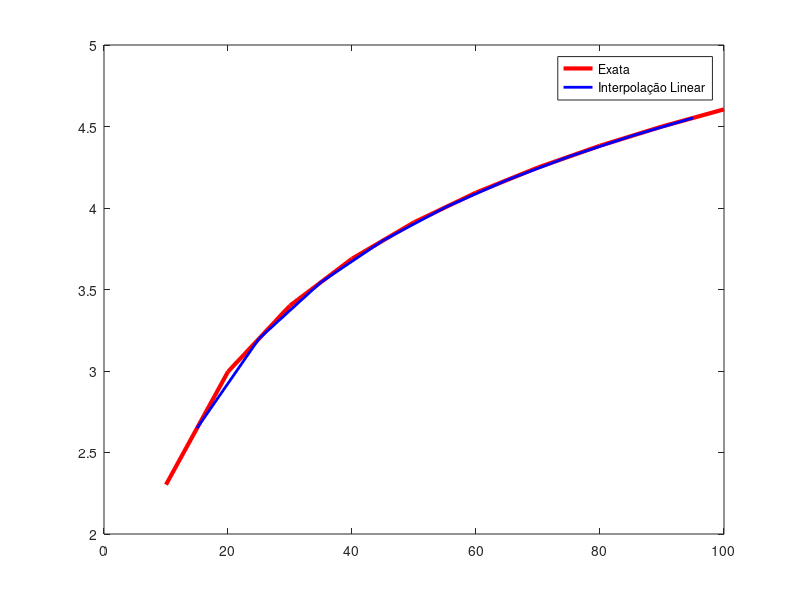

MATLAB code to generate this figure:
%Interpolação polinomial
%Função interp1
clear;clc;

%doc interp1

x=10:10:100; %abcissas
xq=15:10:100;
v=log(x); %ordenadas

lin1=interp1(x,v,15); %calcular o valor aproximado no 15
lin2=interp1(x,v,xq);

plot(x,v,'r',"LineWidth",3);
hold on
plot(xq,lin2,'b',"LineWidth",2);
hold off
legend('Exata', 'Interpolação Linear');

spline1=interp1(x,v,xq,"spline");
exato=log(xq);

tabela=[xq' exato' lin2' spline1' abs(exato-lin2)' abs(exato-spline1)'];
clc;
disp('------------Interp1--------------')
disp('')
fprintf('\n\tobj\t\t\texato \tlinear \tspline \terroLinear \terroSpline\n');
disp(tabela)